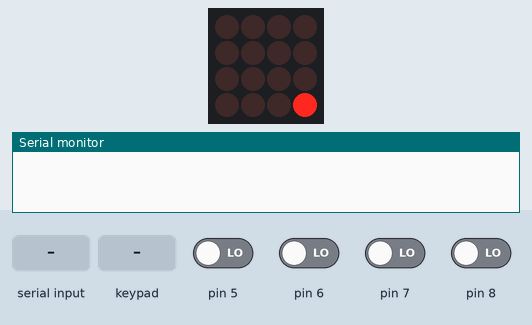
This sketch was run on a simulated Arduino Uno, built with avr-gcc and run on an emulated ATmega328P. Shown: 4×4 LED matrix, the last lines printed to the serial monitor. The test bench sets the inputs (shaded band); at power-on: pin 5–8 LOW.

Above: at 1.52 s.
2.8 s: byte 30 received over Serial
4.4 s: keypad keys 1 2 A pressed 0.4 s apart
At 6.7 s:
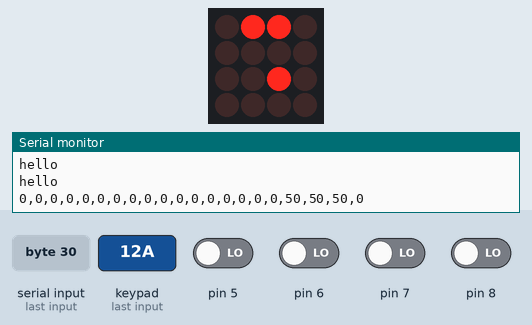
7.1 s: key '0' pressed
At 7.5 s:
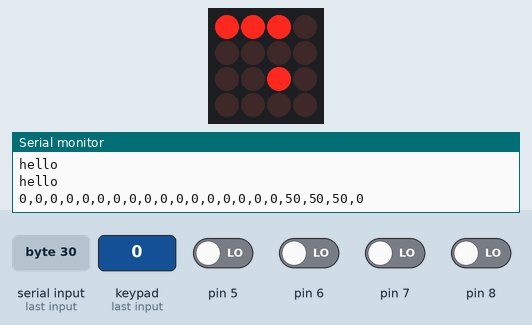
8.7 s: keypad keys 1 2 D pressed 0.4 s apart
At 10.7 s:
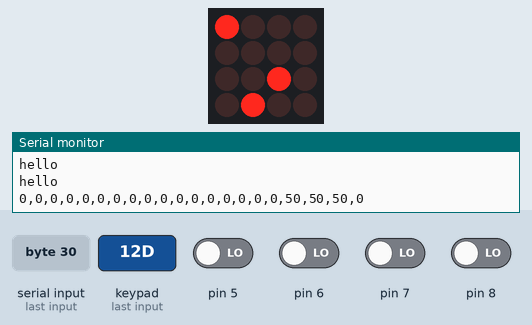
11.4 s: key '1' pressed
At 12.7 s:
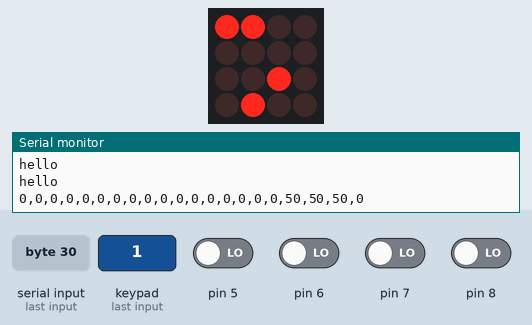
13.0 s: keypad keys 2 5 A pressed 0.4 s apart
At 14.7 s:
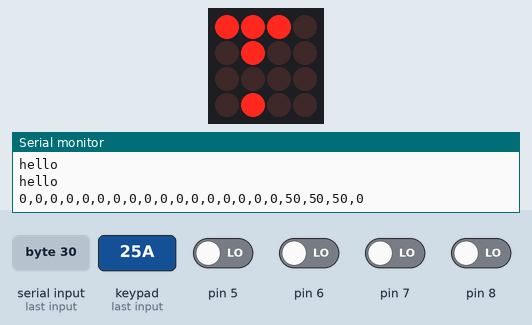
Timing chart, 0 to 16.2 s (numbered marks = the images above; inputs shaded):
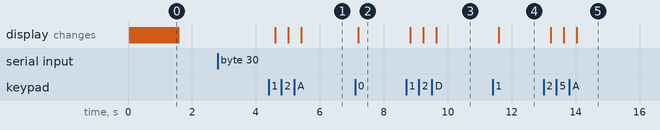

Measured:
- after the input at 4.4 s, the display: first changes after 0.21 s (image 1 shows a later state)
- after the input at 7.1 s, the display: changes after 0.11 s (image 2)
- after the input at 8.7 s, the display: first changes after 0.13 s (image 3 shows a later state)
- after the input at 11.4 s, the display: changes after 0.19 s (image 4)
- after the input at 13.0 s, the display: first changes after 0.21 s (image 5 shows a later state)

The sketch:

arduino_v2.ino
```cpp
#include <Wire.h>
#include "Adafruit_Trellis.h"

Adafruit_Trellis matrix0 = Adafruit_Trellis();
Adafruit_TrellisSet trellis =  Adafruit_TrellisSet(&matrix0);

#define NUMTRELLIS 1
#define numKeys (NUMTRELLIS * 16)
#define INTPIN A2

int LEDstatus[16] = {0, 0, 0, 0, 0, 0, 0, 0, 0, 0, 0, 0, 0, 0, 0, 0};
int blinkStatus = 1;
int blinkTime = 0;
int buttonPress[16] = {0, 0, 0, 0, 0, 0, 0, 0, 0, 0, 0, 0, 0, 0, 0, 0};
int oldStatus[16] = {0, 0, 0, 0, 0, 0, 0, 0, 0, 0, 0, 0, 0, 0, 0, 0};

void setup() {
  Serial.begin(9600);
  pinMode(INTPIN, INPUT);
  pinMode(5, INPUT);
  pinMode(6, INPUT);
  pinMode(7, INPUT);
  pinMode(8, INPUT);
  digitalWrite(INTPIN, HIGH);

  trellis.begin(0x70);  // only one trellis is connected

  // light up all the LEDs in order
   for (uint8_t i = 0; i < numKeys; i++) {
     trellis.setLED(i);
     trellis.writeDisplay();
     delay(50);
   }

  // then turn them off
  for (uint8_t i = 0; i < numKeys; i++) {
    trellis.clrLED(i);
    trellis.writeDisplay();
    delay(50);
  }
  while (Serial.available() <= 0) {
    Serial.println("hello"); // send a starting message
    delay(300);              // wait 1/3 second
  }
}

void loop() {
  delay(80); // 30ms delay is required, don't remove me!


  /*************************************
  // SENDING DATA TO P5.JS
  *************************************/
  if (Serial.available() > 0) {

      // reading serial from p5.js
      int incoming = Serial.read();

      // print current status
      for (int i = 0; i < 16; i++) {
        Serial.print(LEDstatus[i]);
        Serial.print(",");
      }

      // step knob
      int pot1Value = 0;
      if (digitalRead(5) == HIGH) {
        pot1Value = 4;
      } else if (digitalRead(6) == HIGH) {
        pot1Value = 3;
      } else if (digitalRead(7) == HIGH) {
        pot1Value = 2;
      } else if (digitalRead(8) == HIGH) {
        pot1Value = 1;
      }
      Serial.print(pot1Value);
      Serial.print(",");

      // volume knob
      int pot2Value = analogRead(A1);
      int pot2ValueMapped = map(pot2Value, 0, 1020, 0, 100);
      Serial.print(pot2ValueMapped);
      Serial.print(",");

      // speed knob
      int pot3Value = analogRead(A0);
      int pot3ValueMapped = map(pot3Value, 0, 1020, 0, 100);
      Serial.print(pot3ValueMapped);
      Serial.print(",");

      // cut knob
      int pot4Value = analogRead(A3);
      int pot4ValueMapped = map(pot4Value, 0, 1020, 0, 100);
      Serial.print(pot4ValueMapped);
      Serial.print(",");

      // blink data
      Serial.print(blinkTime);

      Serial.println("");
  }

  /*************************************************
  // CHANGING BUTTON STATES BASED ON BUTTON PRESSES
  **************************************************/
  blinkTime = blinkTime + 1;
  if (blinkTime == 5) {
    blinkTime = 0;
  }

  trellis.readSwitches();
  for (uint8_t n = 0; n < numKeys; n++) {
    if (trellis.justPressed(n)) {
      LEDstatus[n] = 3;

      continue;
    }

      if (LEDstatus[n] == 3) {
        buttonPress[n]++;
        if (blinkTime >= 4) {
          if (trellis.isLED(n)) {
            trellis.clrLED(n);
            trellis.writeDisplay();
            } else {
              trellis.setLED(n);
              trellis.writeDisplay();
            }
        }
      }

    if (trellis.justReleased(n)) {
      if (buttonPress[n] > 8) {
        LEDstatus[n] = 1;
        oldStatus[n] = 1;
        buttonPress[n] = 0;
        trellis.setLED(n);
        trellis.writeDisplay();
      } else {
        buttonPress[n] = 0;
        if (oldStatus[n] == 1) {
          LEDstatus[n] = 0;
          oldStatus[n] = 0;
          trellis.clrLED(n);
          trellis.writeDisplay();
        } else {
          LEDstatus[n] = 1;
          oldStatus[n] = 1;
          trellis.setLED(n);
          trellis.writeDisplay();
        }
      }
    }
  }
}
```
